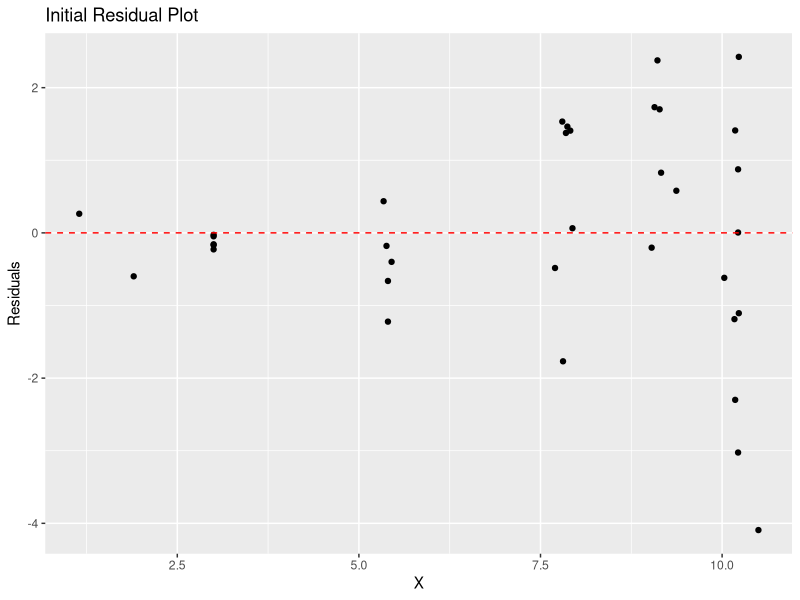
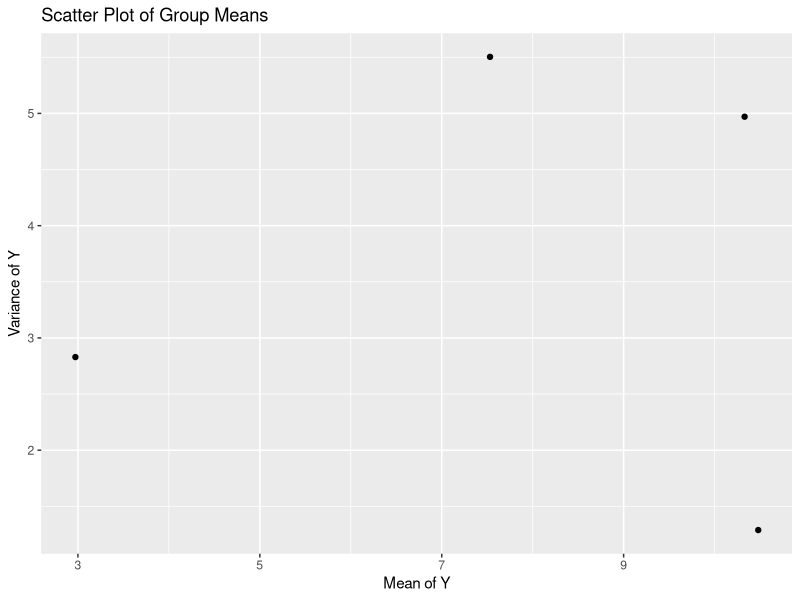
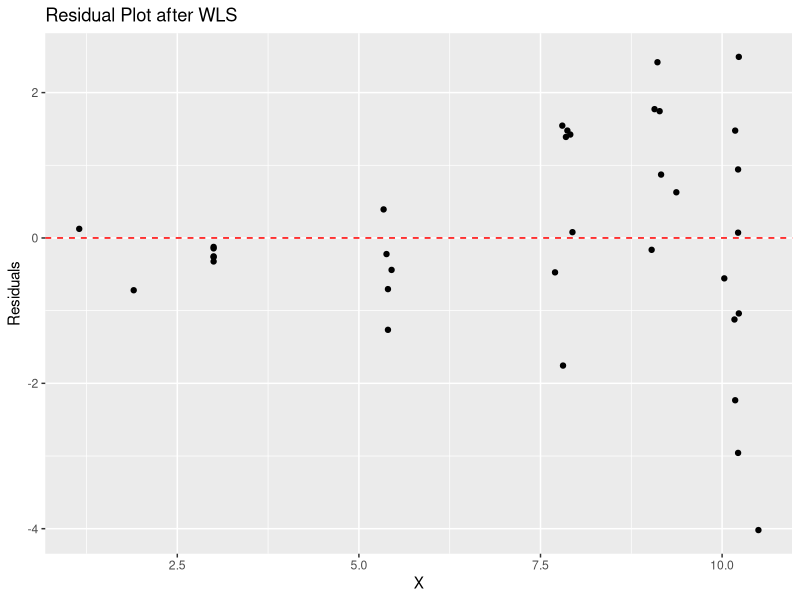
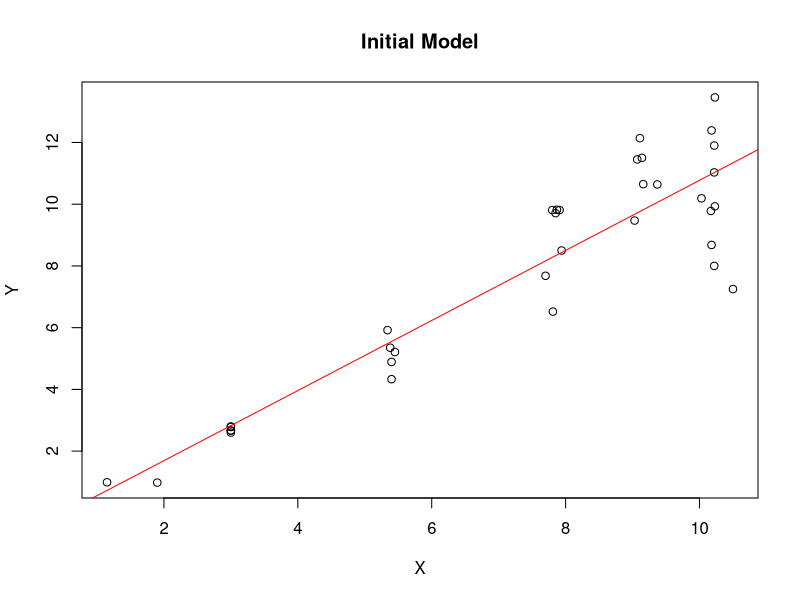
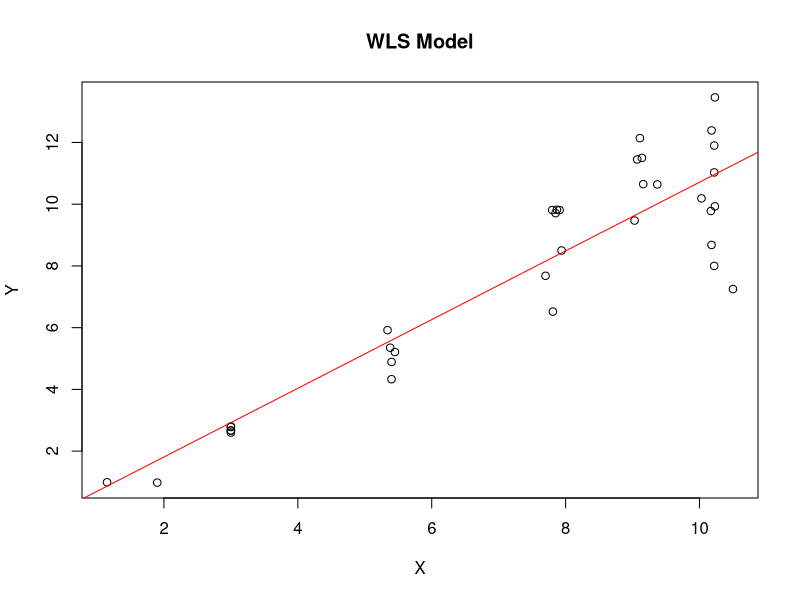

The R script that drew these images, in order:
# Load necessary libraries
library(readxl)
library(dplyr)
library(ggplot2)

# Step 1: Load the data
data <- read_excel("Weighted_Least_Squares_Data.xlsx")
x_og <- data$X
y_og <- data$Y

# Step 2: Plot the residuals from an initial linear model
initial_model <- lm(Y ~ X, data = data)
initial_residuals <- residuals(initial_model)
summary(initial_model)

# Plot the residuals
ggplot(data, aes(x = X, y = initial_residuals)) +
  geom_point() +
  geom_hline(yintercept = 0, linetype = "dashed", color = "red") +
  labs(title = "Initial Residual Plot", x = "X", y = "Residuals")

# Step 3: Divide data into groups based on regressor values
# Here, we'll assume splitting the data into quartiles for demonstration. 
data <- data %>%
  mutate(group = ntile(X, 4))

# Step 4: Compute the sample mean and variance of each group
group_stats <- data %>%
  group_by(group) %>%
  summarize(mean_X = mean(X), mean_Y = mean(Y), var_Y = var(Y), var_X=var(X))

# Step 5: Scatter plot of the group means and variances
ggplot(group_stats, aes(x = mean_Y, y = var_Y)) +
  geom_point() +
  labs(title = "Scatter Plot of Group Means", x = "Mean of Y", y = "Variance of Y")

# Step 6: Fit an appropriate regression model (including a quadratic term)
quad_model <- lm(Y ~ poly(X, 2), data = data)
summary(quad_model)

# Step 7: Compute the fitted values
fitted_values <- fitted(quad_model)

# Step 8: Use these fitted values as reciprocal of the weights
weights <- 1 / abs(fitted_values)

# Step 9: Fit a weighted least squares model
wls_model <- lm(Y ~ X, data = data, weights = weights)
summary(wls_model)

# Step 10: Observe the residual plot of the WLS model
wls_residuals <- residuals(wls_model)

ggplot(data, aes(x = X, y = wls_residuals)) +
  geom_point() +
  geom_hline(yintercept = 0, linetype = "dashed", color = "red") +
  labs(title = "Residual Plot after WLS", x = "X", y = "Residuals")


plot(x_og, y_og, xlab="X", ylab="Y", main="Initial Model")
abline(initial_model, col="red")
plot(x_og, y_og, xlab="X", ylab="Y", main="WLS Model")
abline(wls_model, col="red")
